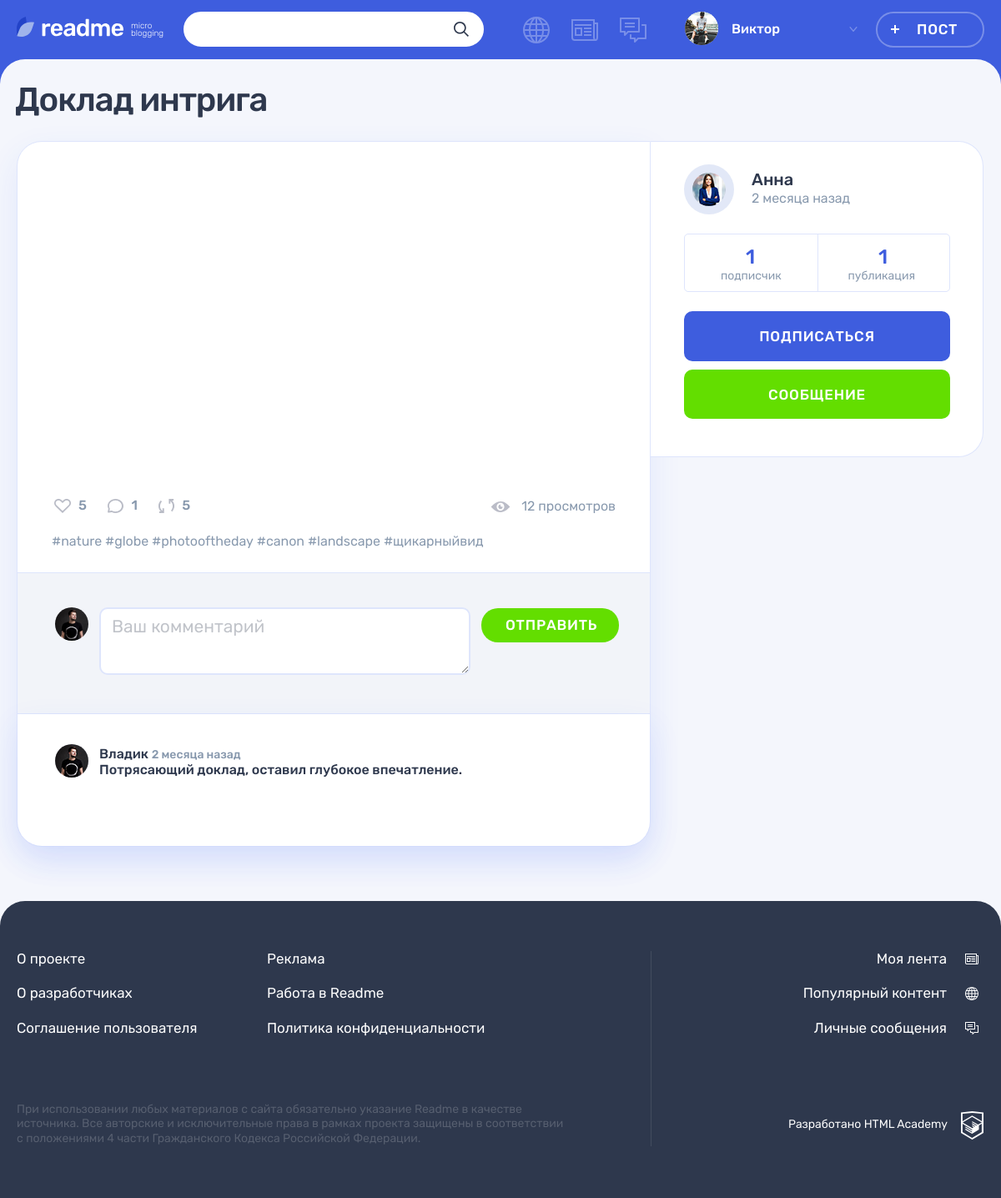
Page /post.php?post_id=7 (signed in) on the committed database.
### tables this page shows
CREATE TABLE IF NOT EXISTS users (
  id INT UNSIGNED NOT NULL AUTO_INCREMENT PRIMARY KEY,
  registered_at DATETIME,
  email VARCHAR(128) NOT NULL UNIQUE,
  user_name VARCHAR(128),
  user_password VARCHAR(128),
  avatar_url VARCHAR(2048)
);

CREATE TABLE IF NOT EXISTS posts (
  id INT UNSIGNED NOT NULL AUTO_INCREMENT PRIMARY KEY,
  created_at DATETIME,
  title VARCHAR(255),
  text_content TEXT,
  author_quote VARCHAR(128),
  img_url VARCHAR(2048),
  video_url VARCHAR(2048),
  site_url VARCHAR(2048),
  view_counter INT UNSIGNED,
  user_id INT UNSIGNED,
  type_id INT UNSIGNED,
  FOREIGN KEY (user_id) REFERENCES users(id) ON DELETE CASCADE ON UPDATE CASCADE,
  FOREIGN KEY (type_id) REFERENCES types(id) ON DELETE CASCADE ON UPDATE CASCADE
);

CREATE TABLE IF NOT EXISTS comments (
  id INT UNSIGNED NOT NULL AUTO_INCREMENT PRIMARY KEY,
  created_at DATETIME,
  content TEXT,
  author_id INT UNSIGNED,
  post_id INT UNSIGNED,
  FOREIGN KEY (author_id) REFERENCES users(id) ON DELETE CASCADE ON UPDATE CASCADE,
  FOREIGN KEY (post_id) REFERENCES posts(id) ON DELETE CASCADE ON UPDATE CASCADE
);

### post.php (called while the page is built, shortened)
<?php
require_once('functions.php');
require_once('connect.php');
require_once('models.php');
$current_user = get_user_by_id($link, $_SESSION['user_id']);
$layout_header = include_template('main-header.php', ['current_user' => $current_user]);
$post_id = filter_input(INPUT_GET, 'post_id');
$post = get_posts_by_index($link, $post_id);
$subscribers = get_subscribers_by_user($link, $post['id_user']);
$posting = get_posting_by_user($link, $post['id_user']);
$comments = get_comments_post($link, $post['post_id']);
$is_show_comments = true;
$post_content = include_template('post-preview.php', [
    'post' => $post,
    'subscribers' => $subscribers,
    'posting' => $posting,
    'comments' => $comments,
    'is_show_comments' => $is_show_comments,
]);

### models.php (called while the page is built, shortened)
<?php
function get_posts_by_index($connect, $post_id)
{
    $sql = "SELECT COUNT(likes.id) likes, COUNT(comments.id) comments, posts.id AS post_id, posts.created_at, posts.title, posts.text_content, posts.author_quote, posts.img_url, "
    . "posts.video_url, posts.site_url, posts.view_counter, users.id AS id_user, user_name AS author, users.registered_at, types.alias, users.avatar_url "
    . "FROM posts "
    . "JOIN users ON posts.user_id = users.id "
    . "JOIN types ON posts.type_id = types.id "
    . "LEFT OUTER JOIN likes ON posts.id = likes.post_id "
    . "LEFT OUTER JOIN comments ON posts.id = comments.post_id "
    . "WHERE posts.id = ? GROUP BY posts.id;";
    return db_execute_stmt_assoc($connect, $sql, [$post_id]);
}
function get_subscribers_by_user($connect, $author_id)
{
    $sql = "SELECT COUNT(author_id) count_sub FROM subscriptions WHERE author_id = ?;";
    $result = db_execute_stmt_assoc($connect, $sql, [$author_id]);
    return $result;
}
function get_posting_by_user($connect, $author_id)
{
    $sql = "SELECT COUNT(posts.user_id) count_posts FROM posts WHERE posts.user_id = ?;";
    return db_execute_stmt_assoc($connect, $sql, [$author_id]);
}
function get_user_by_id($connect, $user_id)
{
    $sql = "SELECT * FROM users WHERE id = ?;";
    return db_execute_stmt_assoc($connect, $sql, [$user_id]);
}
function get_comments_post($connect, $post_id)
{
    $sql = "SELECT comments.id, created_at, content, author_id, post_id, users.user_name, users.avatar_url "
    . "FROM readme.comments "
    . "JOIN users ON users.id = comments.author_id "
    . "WHERE comments.post_id = ?;";
    return db_execute_stmt_all($connect, $sql, [$post_id]);
}

### templates/post-preview.php (the view, shortened to what this page needs)
<main class="page__main page__main--publication">
    <div class="container">
        <h1 class="page__title page__title--publication"><?= htmlspecialchars($post['title']); ?></h1>
        <section class="post-details">
            <div class="post-details__wrapper post-text">
                <div class="post-details__main-block post post--details">
                    <?php
                        print(include_template('post-' . $post['alias'] . '.php', [
                            'post' => $post,
                        ]));
                    ?>
                    <div class="post__indicators">
                        <div class="post__buttons">
                            <a class="post__indicator post__indicator--likes button" href="likes.php?post_id=<?= $post['post_id']; ?>" title="Лайк">
                                <svg class="post__indicator-icon" width="20" height="17">
                                    <use xlink:href="#icon-heart"></use>
                                </svg>
                                <span><?= $post['likes']; ?></span>
                            </a>
                            <a class="post__indicator post__indicator--comments button" href="#" title="Комментарии">
                                <svg class="post__indicator-icon" width="19" height="17">
                                    <use xlink:href="#icon-comment"></use>
                                </svg>
                                <span><?= count($comments); ?></span>
                            </a>
                            <a class="post__indicator post__indicator--repost button" href="#" title="Репост">
                                <svg class="post__indicator-icon" width="19" height="17">
                                    <use xlink:href="#icon-repost"></use>
                                </svg>
                                <span>5</span>
                            </a>
                        </div>
                        <span class="post__view"><?= $post['view_counter']; ?> <?= get_noun_plural_form($post['view_counter'], 'просмотр', 'просмотра', 'просмотров'); ?></span>
                    </div>
                    <ul class="post__tags">
                        <li><a href="#">#nature</a></li>
                        <li><a href="#">#globe</a></li>
                        <li><a href="#">#photooftheday</a></li>
                        <li><a href="#">#canon</a></li>
                        <li><a href="#">#landscape</a></li>
                        <li><a href="#">#щикарныйвид</a></li>
                    </ul>
                    <div class="comments">
                        <form class="comments__form form" action="comments.php" method="post">
                            <div class="comments__my-avatar">
                                <img class="comments__picture" src="img/userpic-medium.jpg" alt="Аватар пользователя">
                            </div>
                            <div class="form__input-section">
                                <textarea class="comments__textarea form__textarea form__input" name="comment" placeholder="Ваш комментарий"></textarea>
                            </div>
                            <button class="comments__submit button button--green" type="submit">Отправить</button>
                        </form>
                        <div class="comments__list-wrapper">
                            <?php if (!empty($comments)) : ?>
                            <?= include_template('profile-post-comments.php', ['comments' => $comments]); ?>
                            <?php endif; ?>
                        </div>
                    </div>
                </div>
                <div class="post-details__user user">
                    <div class="post-details__user-info user__info">
                        <div class="post-details__avatar user__avatar">
                            <a class="post-details__avatar-link user__avatar-link" href="#">
                                <img class="post-details__picture user__picture" src="<?= htmlspecialchars($post['avatar_url']); ?>" alt="Аватар пользователя">
                            </a>
                        </div>
                        <div class="post-details__name-wrapper user__name-wrapper">
                            <a class="post-details__name user__name" href="profile.php?user_id=<?= $post['id_user']; ?>">
                            <span><?= htmlspecialchars($post['author']); ?></span>
                            </a>
                            <time class="post-details__time user__time" datetime="2014-03-20"><?= get_diff_time_public_post($post['registered_at']); ?></time>
                        </div>
                    </div>
                    <div class="post-details__rating user__rating">
                        <p class="post-details__rating-item user__rating-item user__rating-item--subscribers">
                            <span class="post-details__rating-amount user__rating-amount"><?= $subscribers['count_sub']; ?></span>
                            <span class="post-details__rating-text user__rating-text"><?= get_noun_plural_form($subscribers['count_sub'], 'подписчик', 'подписчика', 'подписчиков'); ?></span>
                        </p>
                        <p class="post-details__rating-item user__rating-item user__rating-item--publications">
                            <span class="post-details__rating-amount user__rating-amount"><?= $posting['count_posts']; ?></span>
                            <span class="post-details__rating-text user__rating-text"><?= get_noun_plural_form($posting['count_posts'], 'публикация', 'публикации', 'публикаций'); ?></span>
                        </p>
                    </div>
                    <div class="post-details__user-buttons user__buttons">
                        <button class="user__button user__button--subscription button button--main" type="button">Подписаться</button>
                        <a class="user__button user__button--writing button button--green" href="#">Сообщение</a>
                    </div>
                </div>
            </div>
        </section>
    </div>
</main>

### templates/main-header.php (shortened to what this page needs)
<form class="header__search-form form" action="search.php" method="get">
    <div class="header__search">
        <input class="header__search-input form__input" type="search" name="search" value="<?= htmlspecialchars($query) ?? ''; ?>">
        <button class="header__search-button button" type="submit">
            <svg class="header__search-icon" width="18" height="18">
                <use xlink:href="#icon-search"></use>
            </svg>
        </button>
    </div>
</form>
<div class="header__nav-wrapper">
    <nav class="header__nav">
        <ul class="header__my-nav">
            <li class="header__my-page header__my-page--popular">
                <a class="header__page-link <?= isset($is_popular) ? 'header__page-link--active' : ''; ?>" <?= isset($is_popular) ? '' : 'href="popular.php"'; ?> title="Популярный контент">
                </a>
            </li>
            <li class="header__my-page header__my-page--feed">
                <a class="header__page-link <?= isset($is_feed) ? 'header__page-link--active' : ''; ?>" <?= isset($is_feed) ? '' : 'href="feed.php"'; ?> title="Моя лента">
                </a>
            </li>
            <li class="header__my-page header__my-page--messages">
                <a class="header__page-link <?= isset($is_messages) ? 'header__page-link--active' : ''; ?>" <?= isset($is_messages) ? '' : 'href="messages.php"'; ?> title="Личные сообщения">
                </a>
            </li>
        </ul>
        <ul class="header__user-nav">
            <li class="header__profile">
                <a class="header__profile-link" href="#">
                    <div class="header__avatar-wrapper">
                        <img class="header__profile-avatar" src="<?= !empty($current_user['avatar_url']) ? htmlspecialchars($current_user['avatar_url']) : 'img/avatar-default.png'; ?>" width="40" height="40" alt="Аватар профиля">
                    </div>
                    <div class="header__profile-name">
                        <span>
                            <?= $current_user['user_name']; ?>
                        </span>
                        <svg class="header__link-arrow" width="10" height="6">
                            <use xlink:href="#icon-arrow-right-ad"></use>
                        </svg>
                    </div>
                </a>
            </li>
            <li>
                <?php if (isset($is_add)) : ?>
                <a class="header__post-button header__post-button--active button button--transparent" href="<?= ($link_ref) ?? 'index.php'; ?>">Закрыть</a>
                <?php else : ?>
                <a class="header__post-button button button--transparent" href="add.php">Пост</a>
                <?php endif; ?>
            </li>
        </ul>
    </nav>
</div>

### templates/profile-post-comments.php
<ul class="comments__list">
    <?php foreach ($comments as $comment) : ?>
    <li class="comments__item user">
        <div class="comments__avatar">
        <a class="user__avatar-link" href="profile.php?user_id=<?= $comment['author_id']; ?>">
            <img class="comments__picture" src="<?= htmlspecialchars($comment['avatar_url']); ?>" alt="Аватар пользователя">
        </a>
        </div>
        <div class="comments__info">
        <div class="comments__name-wrapper">
            <a class="comments__user-name" href="profile.php?user_id=<?= $comment['author_id']; ?>">
            <span><?= htmlspecialchars($comment['user_name']); ?>
            <time class="comments__time" datetime="2019-03-20"><?= get_diff_time_public_post($comment['created_at']); ?></time>
        </div>
        <p class="comments__text">
            <?= htmlspecialchars($comment['content']); ?>
        </p>
        </div>
    </li>
    <?php endforeach; ?>
</ul>

### rows in the picture
users: avatar_url (picture), user_name "Виктор"
posts: title "Доклад интрига", view_counter "12", view_counter "просмотров", user.avatar_url (picture), user.user_name "Анна", user.registered_at "2 месяца назад"
comments: author.avatar_url (picture), author.user_name "Владик", created_at "2 месяца назад", content "Потрясающий доклад, оставил глубокое впечатление."

### other values in the picture
$post['likes'] "5"
count($comments) "1"
$subscribers['count_sub'] "1"
$posting['count_posts'] "1"
